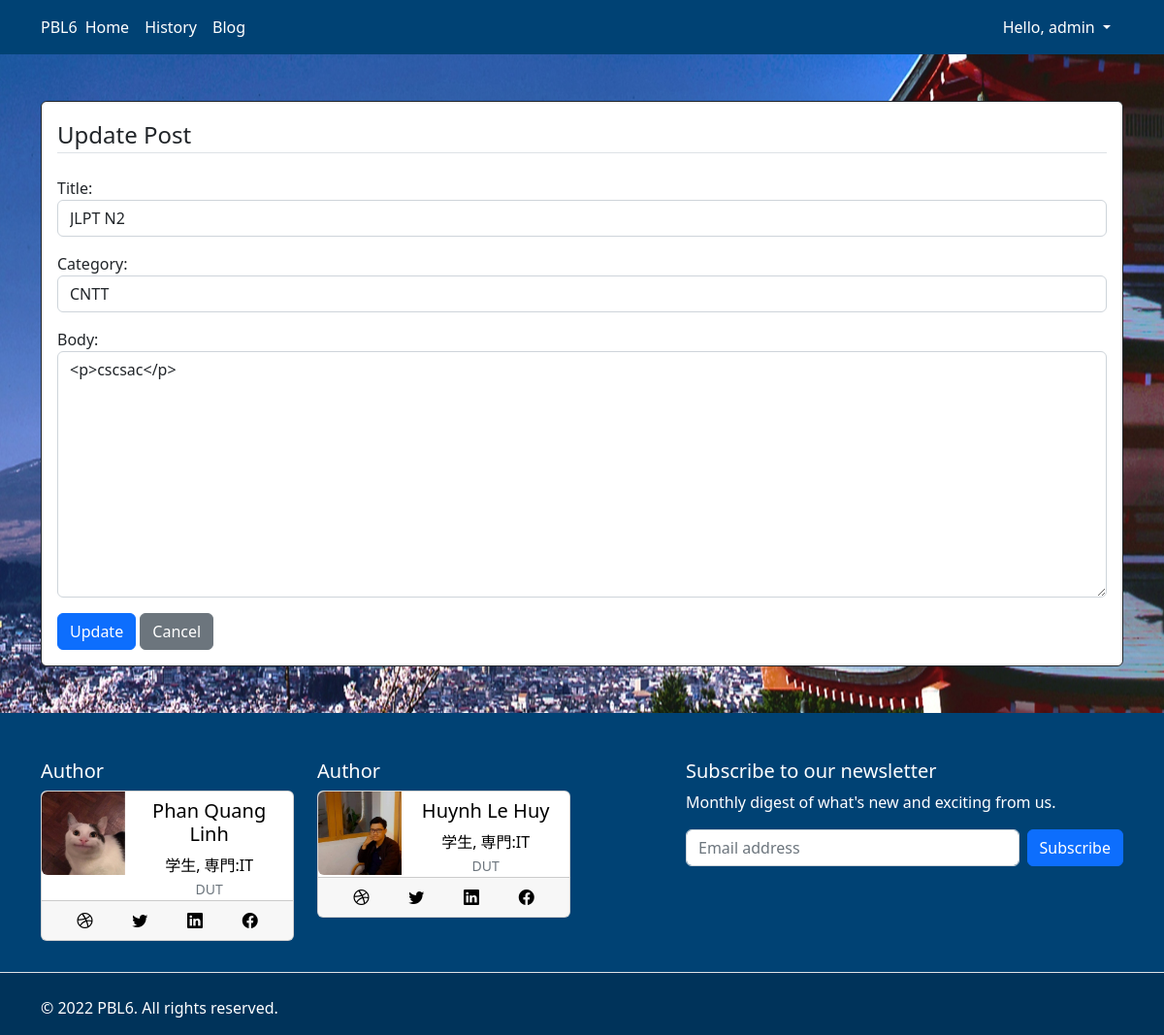
The page /blog/4/edit (signed in) on the database as committed earlier.
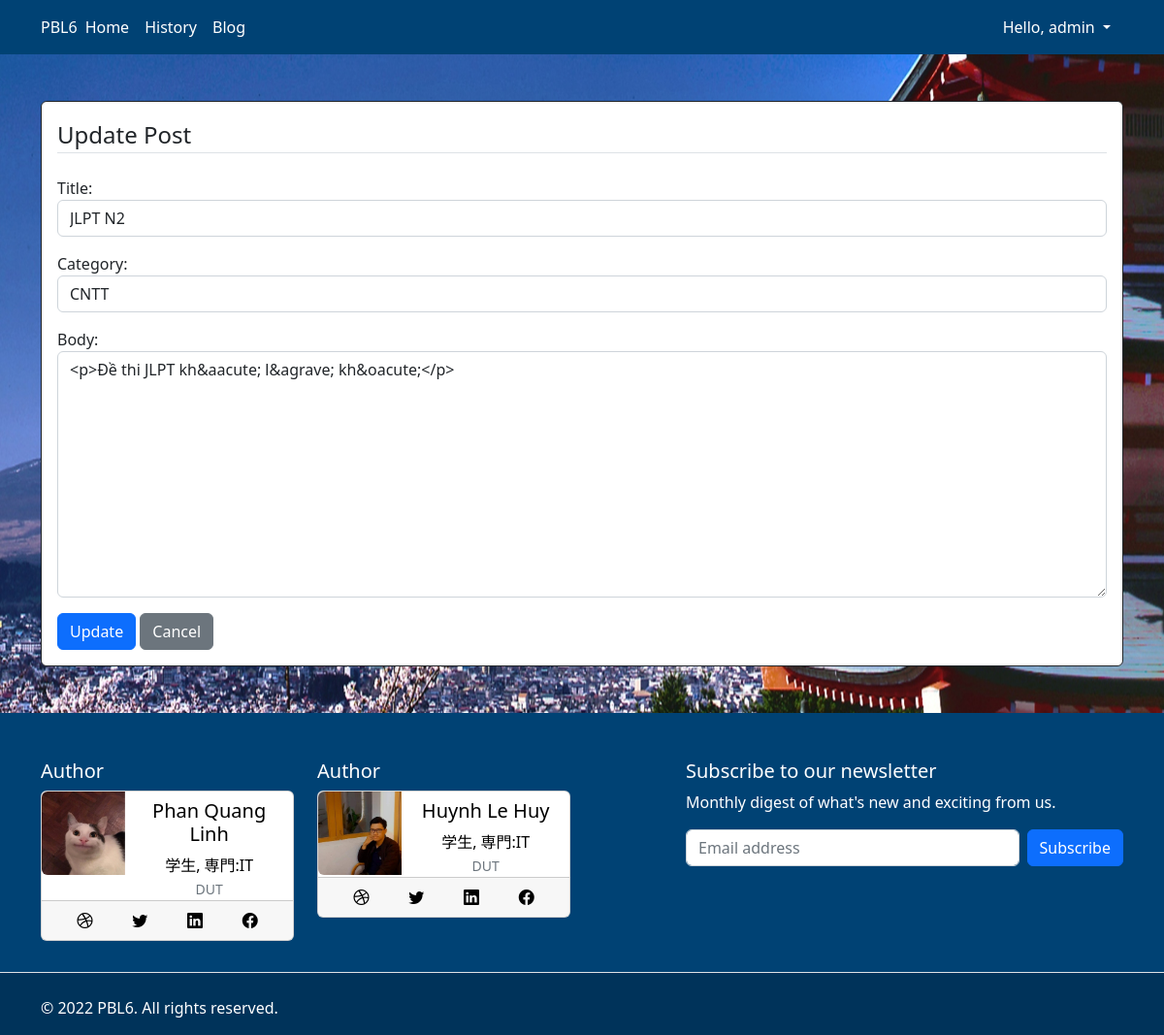
The same page on the database as committed later.
### frontend/models.py (models this page shows, shortened)
class Post(models.Model):
    title = models.CharField(max_length=255)
    author = models.ForeignKey(User,
                             on_delete=models.CASCADE, related_name='posts')
    body = RichTextField(blank=True, null=True)
    date = models.DateTimeField(auto_now_add=True)
    category = models.CharField(max_length=255, default='')
    likes = models.ManyToManyField(User, related_name='blog_posts')

### frontend/views.py (the view)
# urls.py: path('blog/<int:pk>/edit', UpdatePostView.as_view(), name='update_post'),
class UpdatePostView(UpdateView):
    model = Post
    form_class = PostForm
    template_name = "update_post.html"

### frontend/forms.py
class PostForm(forms.ModelForm):
    class Meta:
        model = Post
        fields=('title', 'author', 'category','body')
        widgets = {
            'title': forms.TextInput(attrs={'class' : 'form-control'}),
            'author': forms.TextInput(attrs={'class' : 'form-control', 'id':'name','type':'hidden'}),
            'category': forms.Select(choices=choices,attrs={'class' : 'form-control'}),
            'body': forms.Textarea(attrs={'class' : 'form-control'}),
        }

### frontend/templates/update_post.html (shortened to what this page needs)
{% extends "base.html" %}
{%load crispy_forms_tags %}
{% block content%}
{% if user.is_authenticated %}
{% if user.id == post.author.id %}
<div class="container my-5">
<div class="card p-3 border-dark">
<legend class="border-bottom mb-4">Update Post</legend>
    <form method="POST">
        {{ form.as_p }}
        <button class="btn btn-primary">Update</button>
        <a href="{% url 'blog' %}" class="btn btn-secondary">Cancel</a>
    </form>
</div>
</div>
{% endif %}
{% endif %}
{% endblock  %}

Rows that differ between the two databases and show on the page:
changed Post "JLPT N2": body "<p>cscsac</p>" → "<p>Đề thi JLPT kh&aacute; l&agrave; kh&oacute;</p>"
